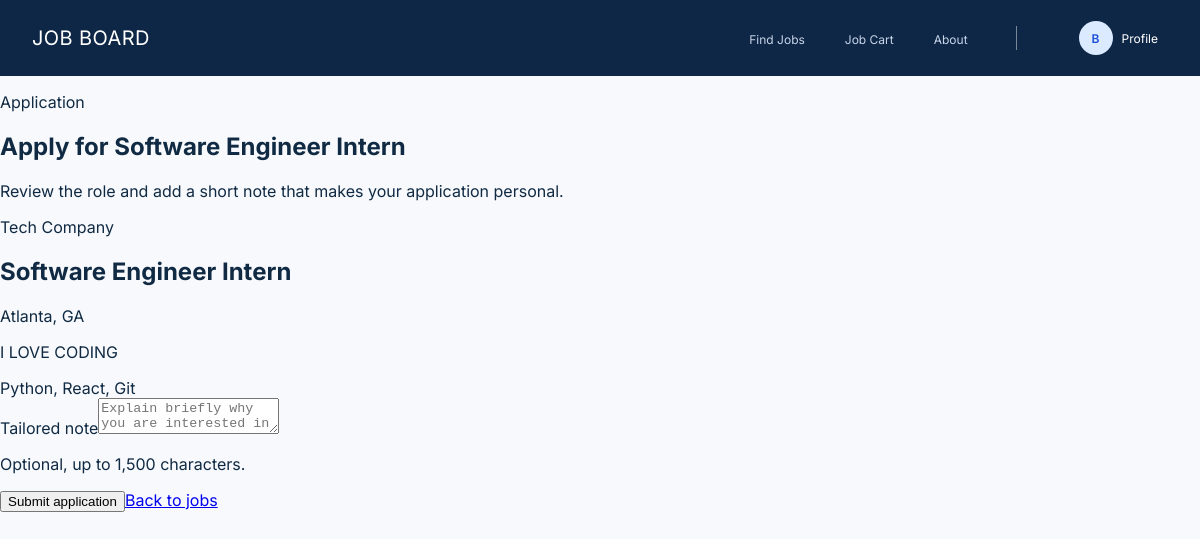
/jobs/1/apply/ (signed in), run on the app's committed database.
### jobs/models.py (models this page shows, shortened)
class Job(models.Model):
    title = models.CharField(max_length=200)
    description = models.TextField()
    skills = models.TextField(blank=True)
    preferred_education = models.CharField(max_length=200, blank=True)
    company_name = models.CharField(max_length=200, blank=True)
    location = models.CharField(max_length=200)
    salary_min = models.IntegerField(null=True, blank=True)
    salary_max = models.IntegerField(null=True, blank=True)
    is_remote = models.BooleanField(default=False)
    visa_sponsorship = models.BooleanField(default=False)
    latitude = models.FloatField()
    longitude = models.FloatField()
    created_at = models.DateTimeField(auto_now_add=True)

### jobs/views.py (the view)
# urls.py: path('<int:job_id>/apply/', views.apply, name='apply'),
@login_required
def apply(request, job_id):
    return render(request, 'jobs/application.html', {
        'job': get_object_or_404(Job, id=job_id),
    })

### jobs/templates/jobs/application.html (shortened to what this page needs)
{% extends "base.html" %}
{% block content %}
<section class="page-heading"><p class="eyebrow">Application</p><h1>Apply for {{ job.title }}</h1><p>Review the role and add a short note that makes your application personal.</p></section>
<section class="application-card">
  <div class="application-details"><p class="job-company">{{ job.company_name|default:"Company" }}</p><h2>{{ job.title }}</h2><p class="job-location">{{ job.location }}{% if job.is_remote %} · Remote{% endif %}</p><p>{{ job.description }}</p><div class="job-tags">{% if job.skills %}<span>{{ job.skills }}</span>{% endif %}{% if job.visa_sponsorship %}<span>Visa sponsorship</span>{% endif %}</div></div>
  <form class="application-form" method="post" action="{% url 'cart:apply_to_job' job.id %}">
    {% csrf_token %}<label for="tailored-note">Tailored note</label><textarea id="tailored-note" name="tailored_note" maxlength="1500" placeholder="Explain briefly why you are interested in this role…"></textarea><p class="empty-copy">Optional, up to 1,500 characters.</p><button class="button button-primary" type="submit">Submit application</button><a class="button button-secondary" href="{% url 'jobs:search' %}">Back to jobs</a>
  </form>
</section>
{% endblock %}

### jobsite/templates/base.html (shortened to what this page needs)
{% load static %}
<!DOCTYPE html>
<html lang="en">
<head>
  <link rel="stylesheet" type="text/css" href="{% static 'css/style.css' %}">
</head>
<body>
  <nav class="navbar">
    <a href="/" class="navbar-brand">JOB BOARD</a>
    <ul class="navbar-links">
      <li><a href="/jobs/search" class="{% if request.resolver_match.url_name == 'jobs.index' %}active{% endif %}" {% if request.resolver_match.url_name == 'jobs.index' %}aria-current="page"{% endif %}>Find Jobs</a></li>
      <li>
        <a href="{% url 'cart:cart_list' %}"
          class="{% if request.resolver_match.namespace == 'cart' and request.resolver_match.url_name == 'cart_list' %}active{% endif %}"
          {% if request.resolver_match.namespace == 'cart' and request.resolver_match.url_name == 'cart_list' %}aria-current="page"{% endif %}>
          Job Cart
        </a>
      </li>
      <li><a href="/#how-it-works">About</a></li>
    </ul>
    <details class="navbar-profile">
      <summary class="profile-trigger" aria-label="Open profile menu">
        <span class="profile-avatar" aria-hidden="true">{% if user.is_authenticated %}{{ user.first_name|first|upper|default:'U' }}{% else %}J{% endif %}</span>
        <span>Profile</span>
      </summary>
    </details>
  </nav>
  <main class="page-body">
    {% block content %}{% endblock content %}
  </main>
</body>
</html>

### data on the page
Job: title "Software Engineer Intern", company_name "Tech Company", location "Atlanta, GA", description "I LOVE CODING", skills "Python, React, Git"

### other printed values
{{ user.first_name|first|upper|default:'U' }} "B"
